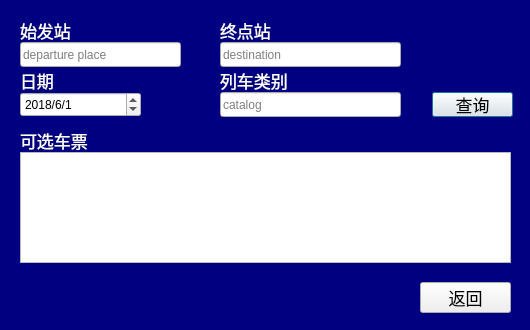
<?xml version="1.0" encoding="UTF-8"?>
<ui version="4.0">
 <class>queryTransferDialog</class>
 <widget class="QDialog" name="queryTransferDialog">
  <property name="geometry">
   <rect>
    <x>0</x>
    <y>0</y>
    <width>530</width>
    <height>330</height>
   </rect>
  </property>
  <property name="minimumSize">
   <size>
    <width>530</width>
    <height>330</height>
   </size>
  </property>
  <property name="maximumSize">
   <size>
    <width>530</width>
    <height>330</height>
   </size>
  </property>
  <property name="windowTitle">
   <string>queryTransfer</string>
  </property>
  <property name="styleSheet">
   <string notr="true">
QLabel {
	font: 9pt &quot;幼圆&quot;;
	font-size:17px;
	color:black;
}

QPushButton {
	font: 9pt &quot;黑体&quot;;
	font-size:17px;
	color:black;
}
QDialog {
	background-color:navy;
}
QLabel {
	color:white;
}</string>
  </property>
  <widget class="QLabel" name="label_1">
   <property name="geometry">
    <rect>
     <x>20</x>
     <y>20</y>
     <width>72</width>
     <height>20</height>
    </rect>
   </property>
   <property name="text">
    <string>始发站</string>
   </property>
  </widget>
  <widget class="QLabel" name="label_2">
   <property name="geometry">
    <rect>
     <x>220</x>
     <y>20</y>
     <width>72</width>
     <height>20</height>
    </rect>
   </property>
   <property name="text">
    <string>终点站</string>
   </property>
  </widget>
  <widget class="QLineEdit" name="lineEdit_1">
   <property name="geometry">
    <rect>
     <x>20</x>
     <y>42</y>
     <width>161</width>
     <height>25</height>
    </rect>
   </property>
   <property name="placeholderText">
    <string>departure place</string>
   </property>
  </widget>
  <widget class="QLineEdit" name="lineEdit_2">
   <property name="geometry">
    <rect>
     <x>220</x>
     <y>42</y>
     <width>181</width>
     <height>25</height>
    </rect>
   </property>
   <property name="placeholderText">
    <string>destination</string>
   </property>
  </widget>
  <widget class="QPushButton" name="pushButton">
   <property name="geometry">
    <rect>
     <x>432</x>
     <y>92</y>
     <width>81</width>
     <height>25</height>
    </rect>
   </property>
   <property name="text">
    <string>查询</string>
   </property>
  </widget>
  <widget class="QPushButton" name="pushButton_2">
   <property name="geometry">
    <rect>
     <x>420</x>
     <y>282</y>
     <width>91</width>
     <height>31</height>
    </rect>
   </property>
   <property name="text">
    <string>返回</string>
   </property>
  </widget>
  <widget class="QDateEdit" name="dateEdit">
   <property name="geometry">
    <rect>
     <x>20</x>
     <y>92</y>
     <width>121</width>
     <height>25</height>
    </rect>
   </property>
   <property name="displayFormat">
    <string>yyyy/M/d</string>
   </property>
   <property name="date">
    <date>
     <year>2018</year>
     <month>6</month>
     <day>1</day>
    </date>
   </property>
  </widget>
  <widget class="QLabel" name="label_3">
   <property name="geometry">
    <rect>
     <x>20</x>
     <y>70</y>
     <width>72</width>
     <height>20</height>
    </rect>
   </property>
   <property name="text">
    <string>日期</string>
   </property>
  </widget>
  <widget class="QLabel" name="label_4">
   <property name="geometry">
    <rect>
     <x>220</x>
     <y>70</y>
     <width>72</width>
     <height>20</height>
    </rect>
   </property>
   <property name="text">
    <string>列车类别</string>
   </property>
  </widget>
  <widget class="QLineEdit" name="lineEdit_4">
   <property name="geometry">
    <rect>
     <x>220</x>
     <y>92</y>
     <width>181</width>
     <height>25</height>
    </rect>
   </property>
   <property name="placeholderText">
    <string>catalog</string>
   </property>
  </widget>
  <widget class="QTableWidget" name="tableWidget">
   <property name="geometry">
    <rect>
     <x>20</x>
     <y>152</y>
     <width>491</width>
     <height>111</height>
    </rect>
   </property>
   <property name="editTriggers">
    <set>QAbstractItemView::NoEditTriggers</set>
   </property>
  </widget>
  <widget class="QLabel" name="label">
   <property name="geometry">
    <rect>
     <x>20</x>
     <y>130</y>
     <width>121</width>
     <height>20</height>
    </rect>
   </property>
   <property name="text">
    <string>可选车票</string>
   </property>
  </widget>
 </widget>
 <resources/>
 <connections>
  <connection>
   <sender>pushButton_2</sender>
   <signal>clicked()</signal>
   <receiver>queryTransferDialog</receiver>
   <slot>close()</slot>
   <hints>
    <hint type="sourcelabel">
     <x>245</x>
     <y>240</y>
    </hint>
    <hint type="destinationlabel">
     <x>548</x>
     <y>244</y>
    </hint>
   </hints>
  </connection>
 </connections>
</ui>
